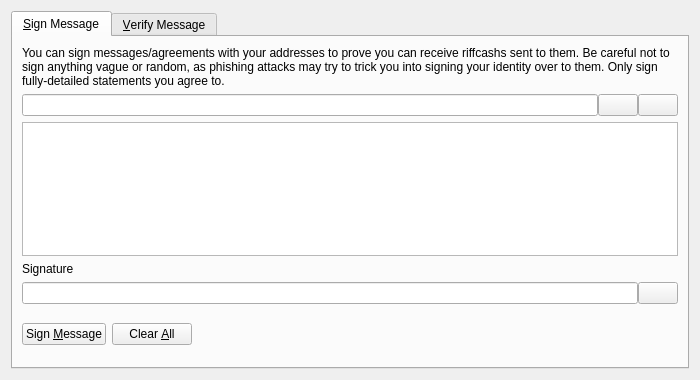
<?xml version="1.0" encoding="UTF-8"?>
<ui version="4.0">
 <class>SignVerifyMessageDialog</class>
 <widget class="QDialog" name="SignVerifyMessageDialog">
  <property name="geometry">
   <rect>
    <x>0</x>
    <y>0</y>
    <width>700</width>
    <height>380</height>
   </rect>
  </property>
  <property name="windowTitle">
   <string>Signatures - Sign / Verify a Message</string>
  </property>
  <property name="modal">
   <bool>true</bool>
  </property>
  <layout class="QVBoxLayout" name="verticalLayout">
   <item>
    <widget class="QTabWidget" name="tabWidget">
     <property name="currentIndex">
      <number>0</number>
     </property>
     <widget class="QWidget" name="tabSignMessage">
      <attribute name="title">
       <string>&amp;Sign Message</string>
      </attribute>
      <layout class="QVBoxLayout" name="verticalLayout_SM">
       <item>
        <widget class="QLabel" name="infoLabel_SM">
         <property name="text">
          <string>You can sign messages/agreements with your addresses to prove you can receive riffcashs sent to them. Be careful not to sign anything vague or random, as phishing attacks may try to trick you into signing your identity over to them. Only sign fully-detailed statements you agree to.</string>
         </property>
         <property name="textFormat">
          <enum>Qt::PlainText</enum>
         </property>
         <property name="wordWrap">
          <bool>true</bool>
         </property>
        </widget>
       </item>
       <item>
        <layout class="QHBoxLayout" name="horizontalLayout_1_SM">
         <property name="spacing">
          <number>0</number>
         </property>
         <item>
          <widget class="QValidatedLineEdit" name="addressIn_SM">
           <property name="toolTip">
            <string>The riffcash address to sign the message with</string>
           </property>
          </widget>
         </item>
         <item>
          <widget class="QPushButton" name="addressBookButton_SM">
           <property name="toolTip">
            <string>Choose previously used address</string>
           </property>
           <property name="text">
            <string/>
           </property>
           <property name="icon">
            <iconset resource="../bitcoin.qrc">
             <normaloff>:/icons/address-book</normaloff>:/icons/address-book</iconset>
           </property>
           <property name="shortcut">
            <string>Alt+A</string>
           </property>
           <property name="autoDefault">
            <bool>false</bool>
           </property>
          </widget>
         </item>
         <item>
          <widget class="QPushButton" name="pasteButton_SM">
           <property name="toolTip">
            <string>Paste address from clipboard</string>
           </property>
           <property name="text">
            <string/>
           </property>
           <property name="icon">
            <iconset resource="../bitcoin.qrc">
             <normaloff>:/icons/editpaste</normaloff>:/icons/editpaste</iconset>
           </property>
           <property name="shortcut">
            <string>Alt+P</string>
           </property>
           <property name="autoDefault">
            <bool>false</bool>
           </property>
          </widget>
         </item>
        </layout>
       </item>
       <item>
        <widget class="QPlainTextEdit" name="messageIn_SM">
         <property name="toolTip">
          <string>Enter the message you want to sign here</string>
         </property>
        </widget>
       </item>
       <item>
        <widget class="QLabel" name="signatureLabel_SM">
         <property name="text">
          <string>Signature</string>
         </property>
         <property name="textFormat">
          <enum>Qt::PlainText</enum>
         </property>
        </widget>
       </item>
       <item>
        <layout class="QHBoxLayout" name="horizontalLayout_2_SM">
         <property name="spacing">
          <number>0</number>
         </property>
         <item>
          <widget class="QLineEdit" name="signatureOut_SM">
           <property name="font">
            <font>
             <italic>true</italic>
            </font>
           </property>
           <property name="readOnly">
            <bool>true</bool>
           </property>
          </widget>
         </item>
         <item>
          <widget class="QPushButton" name="copySignatureButton_SM">
           <property name="toolTip">
            <string>Copy the current signature to the system clipboard</string>
           </property>
           <property name="text">
            <string/>
           </property>
           <property name="icon">
            <iconset resource="../bitcoin.qrc">
             <normaloff>:/icons/editcopy</normaloff>:/icons/editcopy</iconset>
           </property>
           <property name="autoDefault">
            <bool>false</bool>
           </property>
          </widget>
         </item>
        </layout>
       </item>
       <item>
        <layout class="QHBoxLayout" name="horizontalLayout_3_SM">
         <item>
          <widget class="QPushButton" name="signMessageButton_SM">
           <property name="toolTip">
            <string>Sign the message to prove you own this riffcash address</string>
           </property>
           <property name="text">
            <string>Sign &amp;Message</string>
           </property>
           <property name="icon">
            <iconset resource="../bitcoin.qrc">
             <normaloff>:/icons/edit</normaloff>:/icons/edit</iconset>
           </property>
           <property name="autoDefault">
            <bool>false</bool>
           </property>
          </widget>
         </item>
         <item>
          <widget class="QPushButton" name="clearButton_SM">
           <property name="toolTip">
            <string>Reset all sign message fields</string>
           </property>
           <property name="text">
            <string>Clear &amp;All</string>
           </property>
           <property name="icon">
            <iconset resource="../bitcoin.qrc">
             <normaloff>:/icons/remove</normaloff>:/icons/remove</iconset>
           </property>
           <property name="autoDefault">
            <bool>false</bool>
           </property>
          </widget>
         </item>
         <item>
          <spacer name="horizontalSpacer_1_SM">
           <property name="orientation">
            <enum>Qt::Horizontal</enum>
           </property>
           <property name="sizeHint" stdset="0">
            <size>
             <width>40</width>
             <height>48</height>
            </size>
           </property>
          </spacer>
         </item>
         <item>
          <widget class="QLabel" name="statusLabel_SM">
           <property name="font">
            <font>
             <weight>75</weight>
             <bold>true</bold>
            </font>
           </property>
           <property name="text">
            <string/>
           </property>
           <property name="wordWrap">
            <bool>true</bool>
           </property>
          </widget>
         </item>
         <item>
          <spacer name="horizontalSpacer_2_SM">
           <property name="orientation">
            <enum>Qt::Horizontal</enum>
           </property>
           <property name="sizeHint" stdset="0">
            <size>
             <width>40</width>
             <height>48</height>
            </size>
           </property>
          </spacer>
         </item>
        </layout>
       </item>
      </layout>
     </widget>
     <widget class="QWidget" name="tabVerifyMessage">
      <attribute name="title">
       <string>&amp;Verify Message</string>
      </attribute>
      <layout class="QVBoxLayout" name="verticalLayout_VM">
       <item>
        <widget class="QLabel" name="infoLabel_VM">
         <property name="text">
          <string>Enter the receiver's address, message (ensure you copy line breaks, spaces, tabs, etc. exactly) and signature below to verify the message. Be careful not to read more into the signature than what is in the signed message itself, to avoid being tricked by a man-in-the-middle attack. Note that this only proves the signing party receives with the address, it cannot prove sendership of any transaction!</string>
         </property>
         <property name="textFormat">
          <enum>Qt::PlainText</enum>
         </property>
         <property name="alignment">
          <set>Qt::AlignLeading|Qt::AlignLeft|Qt::AlignTop</set>
         </property>
         <property name="wordWrap">
          <bool>true</bool>
         </property>
        </widget>
       </item>
       <item>
        <layout class="QHBoxLayout" name="horizontalLayout_1_VM">
         <property name="spacing">
          <number>0</number>
         </property>
         <item>
          <widget class="QValidatedLineEdit" name="addressIn_VM">
           <property name="toolTip">
            <string>The riffcash address the message was signed with</string>
           </property>
          </widget>
         </item>
         <item>
          <widget class="QPushButton" name="addressBookButton_VM">
           <property name="toolTip">
            <string>Choose previously used address</string>
           </property>
           <property name="text">
            <string/>
           </property>
           <property name="icon">
            <iconset resource="../bitcoin.qrc">
             <normaloff>:/icons/address-book</normaloff>:/icons/address-book</iconset>
           </property>
           <property name="shortcut">
            <string>Alt+A</string>
           </property>
           <property name="autoDefault">
            <bool>false</bool>
           </property>
          </widget>
         </item>
        </layout>
       </item>
       <item>
        <widget class="QPlainTextEdit" name="messageIn_VM"/>
       </item>
       <item>
        <widget class="QValidatedLineEdit" name="signatureIn_VM"/>
       </item>
       <item>
        <layout class="QHBoxLayout" name="horizontalLayout_2_VM">
         <item>
          <widget class="QPushButton" name="verifyMessageButton_VM">
           <property name="toolTip">
            <string>Verify the message to ensure it was signed with the specified riffcash address</string>
           </property>
           <property name="text">
            <string>Verify &amp;Message</string>
           </property>
           <property name="icon">
            <iconset resource="../bitcoin.qrc">
             <normaloff>:/icons/transaction_0</normaloff>:/icons/transaction_0</iconset>
           </property>
           <property name="autoDefault">
            <bool>false</bool>
           </property>
          </widget>
         </item>
         <item>
          <widget class="QPushButton" name="clearButton_VM">
           <property name="toolTip">
            <string>Reset all verify message fields</string>
           </property>
           <property name="text">
            <string>Clear &amp;All</string>
           </property>
           <property name="icon">
            <iconset resource="../bitcoin.qrc">
             <normaloff>:/icons/remove</normaloff>:/icons/remove</iconset>
           </property>
           <property name="autoDefault">
            <bool>false</bool>
           </property>
          </widget>
         </item>
         <item>
          <spacer name="horizontalSpacer_1_VM">
           <property name="orientation">
            <enum>Qt::Horizontal</enum>
           </property>
           <property name="sizeHint" stdset="0">
            <size>
             <width>40</width>
             <height>48</height>
            </size>
           </property>
          </spacer>
         </item>
         <item>
          <widget class="QLabel" name="statusLabel_VM">
           <property name="font">
            <font>
             <weight>75</weight>
             <bold>true</bold>
            </font>
           </property>
           <property name="text">
            <string/>
           </property>
           <property name="wordWrap">
            <bool>true</bool>
           </property>
          </widget>
         </item>
         <item>
          <spacer name="horizontalSpacer_2_VM">
           <property name="orientation">
            <enum>Qt::Horizontal</enum>
           </property>
           <property name="sizeHint" stdset="0">
            <size>
             <width>40</width>
             <height>48</height>
            </size>
           </property>
          </spacer>
         </item>
        </layout>
       </item>
      </layout>
     </widget>
    </widget>
   </item>
  </layout>
 </widget>
 <customwidgets>
  <customwidget>
   <class>QValidatedLineEdit</class>
   <extends>QLineEdit</extends>
   <header>qvalidatedlineedit.h</header>
  </customwidget>
 </customwidgets>
 <resources>
  <include location="../bitcoin.qrc"/>
 </resources>
 <connections/>
</ui>
